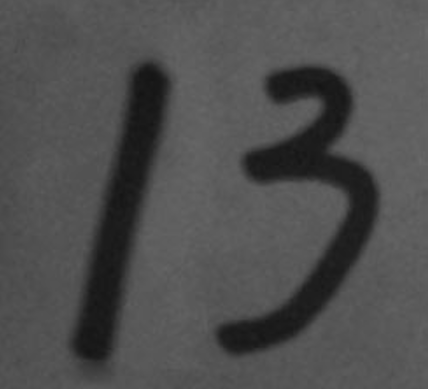
#> input picture 6.图片素材/13.png, 428 x 389 px, found by its file name
$ python '任务7-边缘检测.py'
#> lines starting #> are read from the running program, lines starting #| are printed output that depends on the picture; after the words box and inside, x2 and y2 are one past the last pixel; in counts of white or black regions, pixels touching at a corner belong together
import cv2
import numpy as np
import myfunction as mf

#  边缘检测（CannySobel）
# sobel
img2 = cv2.imread('13.png', 0)
#> img2 is the input picture: shape (389, 428); min 20, max 106, mean 78.7
edges = cv2.Canny(img2, 30, 50)  # canny边缘检测
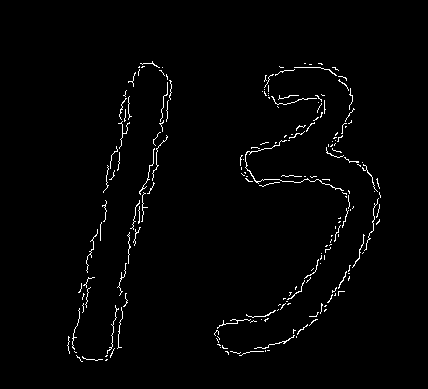
#> edges: shape (389, 428); 1.7% white in thin lines or dots, all inside (x1, y1, x2, y2) = (67, 61, 381, 362)
#> (the run stopped early here; a loop or call above may not have finished)
